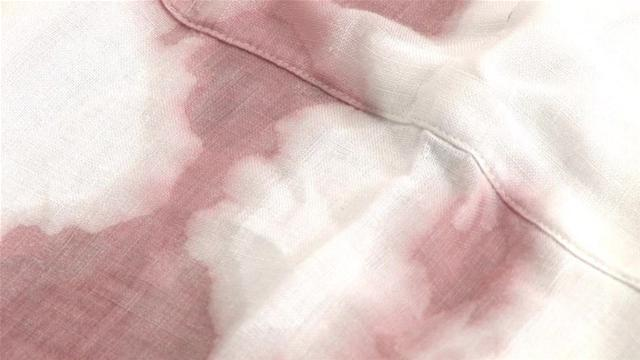
#> input picture assignment/stained_0.jpg, 640 x 360 px; the run also reads 2 pictures not shown here
$ jupyter execute --allow-errors texture-analysis.ipynb   (shell and % lines are left out)   (Python 2 division)
#> lines starting #> are read from the running program, lines starting #| are printed output that depends on the picture; long printed decimals are rounded
[cell 1]
#Calvin Lo 100514352
import numpy as np
import scipy as sp
from scipy import signal
import cv2
import matplotlib.pyplot as plt
import argparse
import time

[cell 2]
# [110 lines left out: functions makeLMfilters, makefilter_LM, gauss1d, normalise, gauss_kernel, log_kernel and 1 more, not called in this run]

[cell 3]
def makeSfilters():
    NF = 13
    SUP = 49
    F = np.zeros((SUP,SUP,NF))

    F[:,:,0]=makefilter(SUP,2,1)
    F[:,:,1]=makefilter(SUP,4,1)
    F[:,:,2]=makefilter(SUP,4,2)
    F[:,:,3]=makefilter(SUP,6,1)
    F[:,:,4]=makefilter(SUP,6,2)
    F[:,:,5]=makefilter(SUP,6,3)
    F[:,:,6]=makefilter(SUP,8,1)
    F[:,:,7]=makefilter(SUP,8,2)
    F[:,:,8]=makefilter(SUP,8,3)
    F[:,:,9]=makefilter(SUP,10,1)
    F[:,:,10]=makefilter(SUP,10,2)
    F[:,:,11]=makefilter(SUP,10,3)
    F[:,:,12]=makefilter(SUP,10,4)

    return F

def makefilter(sup, sigma, tau):
    hsup = (sup-1)/2
    x,y = np.meshgrid(np.linspace(-hsup, hsup, hsup*2+1), np.linspace(-hsup, hsup, hsup*2+1))
    r = np.power((x*x+y*y),0.5)
    f = np.cos(r*(np.pi*tau/sigma)) * np.exp(-(r*r)/(2*sigma*sigma))
    f = f - np.mean(f)
    f = f/np.sum(np.abs(f))
    return f

[cell 4]
def textureAnalysis(file1, file2):
    F = makeSfilters()

    img1 = cv2.imread(file1)
    img1 = cv2.cvtColor(img1, cv2.COLOR_BGR2GRAY)

    img2 = cv2.imread(file2)
    img2 = cv2.cvtColor(img2, cv2.COLOR_BGR2GRAY)

    response1 = []
    response2 = []

    for i in range(0,13):
        response1.append(np.abs(signal.convolve(img1, F[:,:,i], mode='valid')))
        response2.append(np.abs(signal.convolve(img2, F[:,:,i], mode='valid')))

    means1 = []
    std1 = []
    avg1 = []
    means2 = []
    std2 = []
    avg2 = []
    histx1 = []
    histx2 = []

    # calculate average, standard deviation, means, histogram
    for i in range(0,13):
        I1 = response1[i].astype('float32')
        m1, s1 = cv2.meanStdDev(I1)
        a1 = np.average(I1)
        hx1 = cv2.calcHist([I1],[0],None,[256],[0,256])
        hx1 = hx1/np.linalg.norm(hx1)
        means1.append(m1[0][0])
        std1.append(s1[0][0])
        avg1.append(a1)
        histx1 = np.append(histx1,hx1)

        I2 = response2[i].astype('float32')
        m2, s2 = cv2.meanStdDev(I2)
        a2 = np.average(I2)
        hx2 = cv2.calcHist([I2],[0],None,[256],[0,256])
        hx2 = hx2/np.linalg.norm(hx2)
        means2.append(m2[0][0])
        std2.append(s2[0][0])
        avg2.append(a2)
        histx2 = np.append(histx2,hx2)

    # [4 lines of commented-out code are left out]

    vector1 = np.append(means1, std1)
    vector2 = np.append(means2, std2)
    vector1 = np.append(vector1, avg1)
    vector2 = np.append(vector2, avg2)
    vector1 = np.append(vector1, histx1)
    vector2 = np.append(vector2, histx2)

    # calculate euclidean distance
    distance = np.sqrt(np.sum((vector1 - vector2)**2))

    return distance

[cell 5]
def texture_matching(distance, threshold):
    if distance > threshold:
        return False
    return True

# Set 1

[cell 6]
parser = argparse.ArgumentParser(description='CSCI 4220U Assignment 2.')
parser.add_argument('imgfile1', help='Image file 1')
parser.add_argument('imgfile2', help='Image file 2')
args = parser.parse_args(['stained_0.jpg', 'stained_2.jpg'])

img1 = cv2.imread(args.imgfile1)
#> img1 is the input picture: shape (360, 640, 3); mean B, G, R 199.5, 202.9, 223.5
img2 = cv2.imread(args.imgfile2)
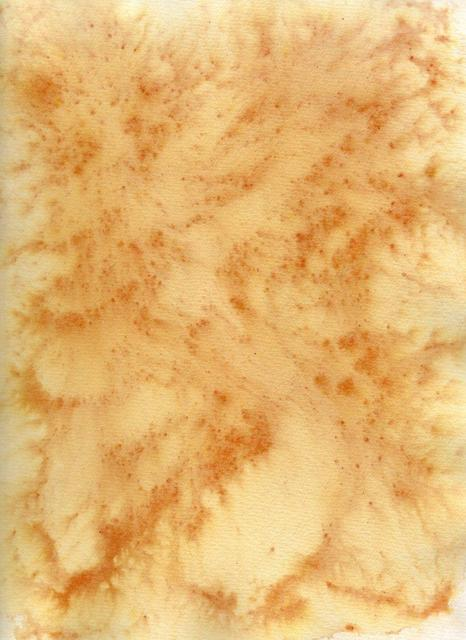
#> input picture assignment/stained_2.jpg, 466 x 640 px
#> img2 is the input picture: shape (640, 466, 3); mean B, G, R 115, 183.2, 229.1

plt.figure(figsize=(10,10))
plt.subplot(131)
plt.imshow(img1)
plt.subplot(132)
plt.imshow(img2)

distance = textureAnalysis(args.imgfile1, args.imgfile2)
#> in textureAnalysis, `img1 = cv2.cvtColor(img1, cv2.COLOR_BGR2GRAY)`:
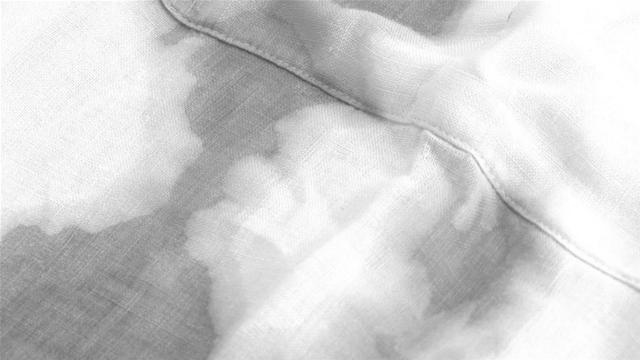
#> img1: shape (360, 640); min 72, max 255, mean 208.7
#> in textureAnalysis, `img2 = cv2.cvtColor(img2, cv2.COLOR_BGR2GRAY)`:
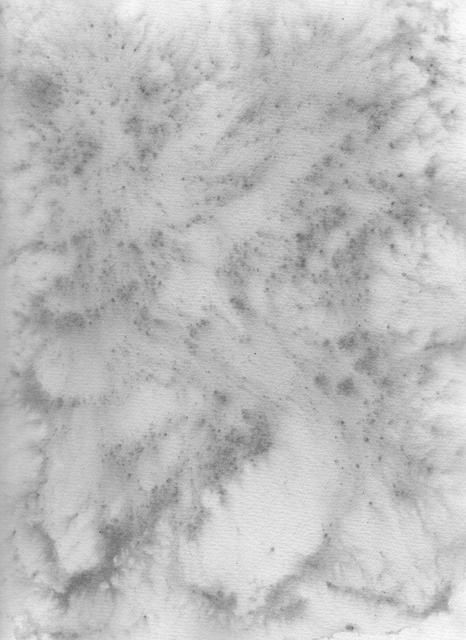
#> img2: shape (640, 466); min 101, max 252, mean 189.2
#> after the loop in textureAnalysis, `for i in range(0,13):`: response1 = 13 items
#> the loop in textureAnalysis, `for i in range(0,13):` made 13 passes
#> (m1, s1, a1, m2, s2, a2) on passes 1 to 12: ([1.5], [1.46], 1.5, [2], [1.7], 2), ([1.37], [1.34], 1.37, [1.86], [1.58], 1.86), ([0.493], [0.473], 0.493, [0.702], [0.56], 0.702), ([1.4], [1.39], 1.4, [1.86], [1.58], 1.86), ([0.433], [0.448], 0.433, [0.582], [0.492], 0.582), ([0.293], [0.273], 0.293, [0.461], [0.347], 0.461), ([1.4], [1.38], 1.4, [1.83], [1.54], 1.83), ([0.443], [0.485], 0.443, [0.619], [0.524], 0.619), ([0.261], [0.256], 0.261, [0.342], [0.278], 0.342), ([1.46], [1.41], 1.46, [1.83], [1.54], 1.83), ([0.452], [0.489], 0.452, [0.651], [0.552], 0.651), ([0.259], [0.274], 0.259, [0.369], [0.3], 0.369)
#> pass 1, in textureAnalysis, `I1 = response1[i].astype('float32')`:
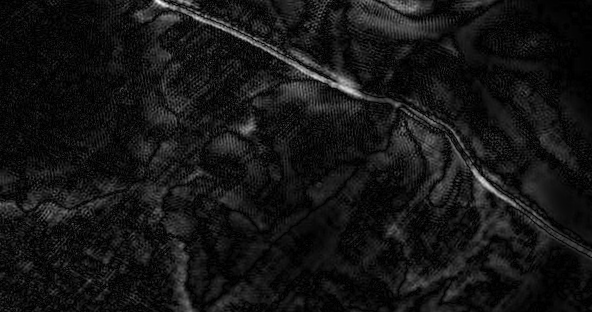
#> I1: shape (312, 592) float32; min 3.92e-06, max 17.73, mean 1.5; drawn with min black and max white
#> pass 1, in textureAnalysis, `I2 = response2[i].astype('float32')`:
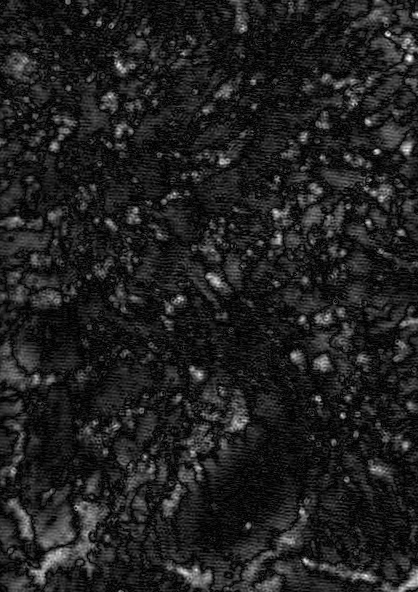
#> I2: shape (592, 418) float32; min 1.51e-05, max 15.55, mean 2; drawn with min black and max white
#> after the loop in textureAnalysis, `for i in range(0,13):`:
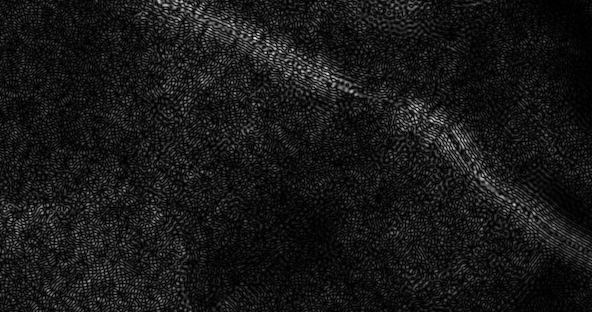
#> I1: shape (312, 592) float32; min 1.89e-06, max 2.08, mean 0.193; drawn with min black and max white
#> after the loop in textureAnalysis, `for i in range(0,13):`:
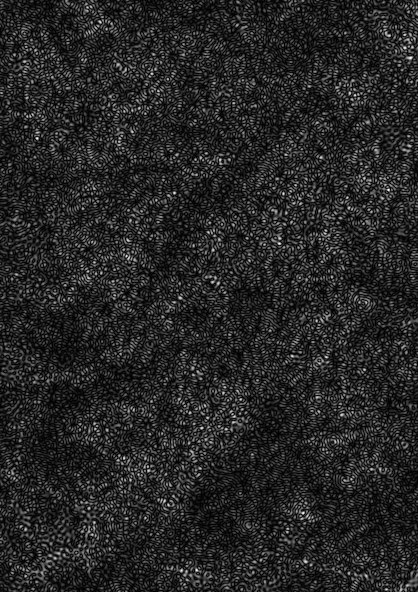
#> I2: shape (592, 418) float32; min 1.02e-06, max 1.63, mean 0.247; drawn with min black and max white
#> after the loop in textureAnalysis, `for i in range(0,13):`: avg1 = [1.5, 1.37, 0.493, 1.4, 0.433, 0.293, 1.4, 0.443, 0.261, 1.46, 0.452, 0.259, 0.193]; avg2 = [2, 1.86, 0.702, 1.86, 0.582, 0.461, 1.83, 0.619, 0.342, 1.83, 0.651, 0.369, 0.247]; histx1 = 3328 values, max 1 at index 3072, min 0 at index 18, mean 0.00516; histx2 = 3328 values, max 1 at index 3072, min 0 at index 16, mean 0.00576; means1 has the same summary as avg1; means2 has the same summary as avg2; std1 = [1.46, 1.34, 0.473, 1.39, 0.448, 0.273, 1.38, 0.485, 0.256, 1.41, 0.489, 0.274, 0.181]; std2 = [1.7, 1.58, 0.56, 1.58, 0.492, 0.347, 1.54, 0.524, 0.278, 1.54, 0.552, 0.3, 0.195]
#> in textureAnalysis, `vector1 = np.append(means1, std1)`: vector1 = 26 values, max 1.5 at index 0, min 0.181 at index 25, mean 0.762
#> in textureAnalysis, `vector2 = np.append(means2, std2)`: vector2 = 26 values, max 2 at index 0, min 0.195 at index 25, mean 0.944
#> in textureAnalysis, `vector1 = np.append(vector1, avg1)`: vector1 = 39 values, max 1.5 at index 0, min 0.181 at index 25, mean 0.763
#> in textureAnalysis, `vector2 = np.append(vector2, avg2)`: vector2 = 39 values, max 2 at index 26, min 0.195 at index 25, mean 0.972
#> in textureAnalysis, `vector1 = np.append(vector1, histx1)`: vector1 = 3367 values, max 1.5 at index 0, min 0 at index 57, mean 0.0139
#> in textureAnalysis, `vector2 = np.append(vector2, histx2)`: vector2 = 3367 values, max 2 at index 26, min 0 at index 55, mean 0.017
#> in textureAnalysis, `distance = np.sqrt(np.sum((vector1 - vector2)**2))`: distance = 1.74
#> distance = 1.74

print ("Distance: ", distance)
#| Distance:  1.735

matched = texture_matching(distance, 5.0)
#> matched = True

print matched
#| True
#> figure, not shown here; B, G, R data is drawn as R, G, B

# Set 2

[cell 7]
parser = argparse.ArgumentParser(description='CSCI 4220U Assignment 2.')
parser.add_argument('imgfile1', help='Image file 1')
parser.add_argument('imgfile2', help='Image file 2')
args = parser.parse_args(['rock-1.jpg', 'rock-2.jpg'])

img1 = cv2.imread(args.imgfile1)
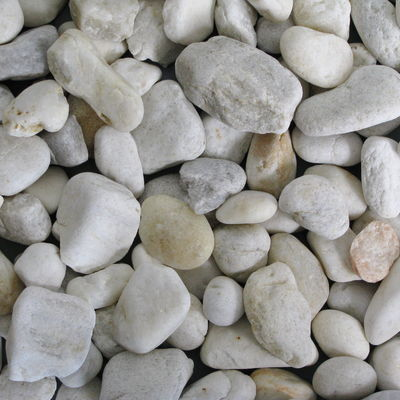
#> input picture assignment/rock-1.jpg, 400 x 400 px
#> img1 is the input picture: shape (400, 400, 3); mean B, G, R 146.3, 150, 151.6
img2 = cv2.imread(args.imgfile2)
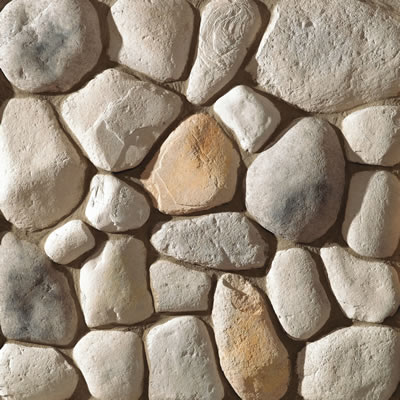
#> input picture assignment/rock-2.jpg, 400 x 400 px
#> img2 is the input picture: shape (400, 400, 3); mean B, G, R 124.4, 140.8, 154.4

plt.figure(figsize=(10,10))
plt.subplot(131)
plt.imshow(img1)
plt.subplot(132)
plt.imshow(img2)

distance = textureAnalysis(args.imgfile1, args.imgfile2)
#> in makefilter (call 24), `f = np.cos(r*(np.pi*tau/sigma)) * np.exp(-(r*r)/(2*sigma*sigma))`:
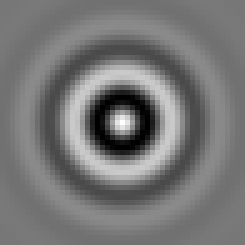
#> f: shape (49, 49) float64 (shown 5 times larger); min -0.882, max 1, mean -0.00709; drawn with min black and max white
#> the loop in textureAnalysis (call 2), `for i in range(0,13):` made 13 passes
#> (m1, s1, a1, m2, s2, a2) on passes 1 to 12: ([6.04], [5.72], 6.04, [7.57], [6.25], 7.57), ([5.89], [5.36], 5.89, [7.1], [6.13], 7.1), ([1.52], [1.53], 1.52, [1.98], [1.73], 1.98), ([5.98], [5.23], 5.98, [7.04], [6.27], 7.04), ([1.61], [1.62], 1.61, [1.95], [1.81], 1.95), ([0.797], [0.768], 0.797, [1.05], [0.909], 1.05), ([5.91], [4.95], 5.91, [6.95], [6.19], 6.95), ([1.83], [1.78], 1.83, [2.15], [2.01], 2.15), ([0.856], [0.806], 0.856, [1.06], [0.923], 1.06), ([5.91], [4.78], 5.91, [7.02], [6.06], 7.02), ([2.05], [1.92], 2.05, [2.37], [2.17], 2.37), ([0.966], [0.887], 0.966, [1.14], [0.994], 1.14)
#> distance = 4.64

print ("Distance: ", distance)
#| Distance:  4.637

matched = texture_matching(distance, 5.0)

print matched
#| True

# Set 3

[cell 8]
parser = argparse.ArgumentParser(description='CSCI 4220U Assignment 2.')
parser.add_argument('imgfile1', help='Image file 1')
parser.add_argument('imgfile2', help='Image file 2')
args = parser.parse_args(['bumpy_0.jpg', 'bumpy_2.jpg'])

img1 = cv2.imread(args.imgfile1)
img2 = cv2.imread(args.imgfile2)

plt.figure(figsize=(10,10))
plt.subplot(131)
plt.imshow(img1)
plt.subplot(132)
plt.imshow(img2)

distance = textureAnalysis(args.imgfile1, args.imgfile2)
#> distance = 4.19

print ("Distance: ", distance)
#| Distance:  4.195

matched = texture_matching(distance, 5.0)

print matched
#| True

[cell 9]
parser = argparse.ArgumentParser(description='CSCI 4220U Assignment 2.')
parser.add_argument('imgfile1', help='Image file 1')
parser.add_argument('imgfile2', help='Image file 2')
args = parser.parse_args(['bumpy_0.jpg', 'banded_0.jpg'])

img1 = cv2.imread(args.imgfile1)
img2 = cv2.imread(args.imgfile2)

plt.figure(figsize=(10,10))
plt.subplot(131)
plt.imshow(img1)
plt.subplot(132)
#> (the rest of this cell did not finish here and is left out)

[cell 10]
parser = argparse.ArgumentParser(description='CSCI 4220U Assignment 2.')
parser.add_argument('imgfile1', help='Image file 1')
parser.add_argument('imgfile2', help='Image file 2')
args = parser.parse_args(['bumpy_0.jpg', 'stained_0.jpg'])

img1 = cv2.imread(args.imgfile1)
img2 = cv2.imread(args.imgfile2)

plt.figure(figsize=(10,10))
plt.subplot(131)
plt.imshow(img1)
plt.subplot(132)
plt.imshow(img2)

distance = textureAnalysis(args.imgfile1, args.imgfile2)
#> distance = 20.44

print ("Distance: ", distance)
#| Distance:  20.441

matched = texture_matching(distance, 5.0)
#> matched = False

print matched
#| False
